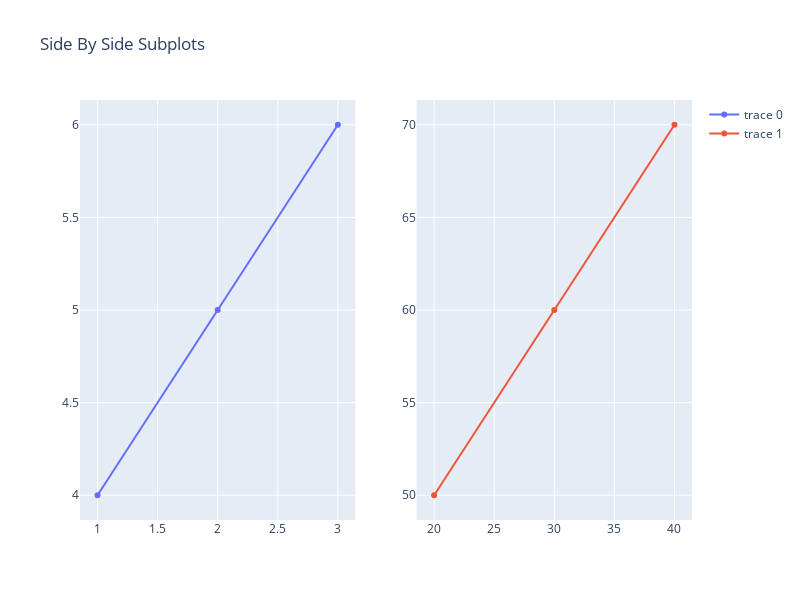

Notebook source saved alongside this figure:
### Code cell
from plotly.subplots import make_subplots
import plotly.graph_objects as go

fig = make_subplots(rows=1, cols=2)

fig.add_trace(
    go.Scatter(x=[1, 2, 3], y=[4, 5, 6]),
    row=1, col=1
)

fig.add_trace(
    go.Scatter(x=[20, 30, 40], y=[50, 60, 70]),
    row=1, col=2
)

fig.update_layout(height=600, width=800, title_text="Side By Side Subplots")
fig.show()

### Figure 1 — Plotly figure (JSON) as saved in the notebook; plotly's stock layout.template omitted (floating-point values rounded to 4 significant figures)
{"data": [{"type": "scatter", "x": [1, 2, 3], "xaxis": "x", "y": [4, 5, 6], "yaxis": "y"}, {"type": "scatter", "x": [20, 30, 40], "xaxis": "x2", "y": [50, 60, 70], "yaxis": "y2"}], "layout": {"height": 600, "title": {"text": "Side By Side Subplots"}, "width": 800, "xaxis": {"anchor": "y", "domain": [0, 0.45]}, "xaxis2": {"anchor": "y2", "domain": [0.55, 1]}, "yaxis": {"anchor": "x", "domain": [0, 1]}, "yaxis2": {"anchor": "x2", "domain": [0, 1]}}}
